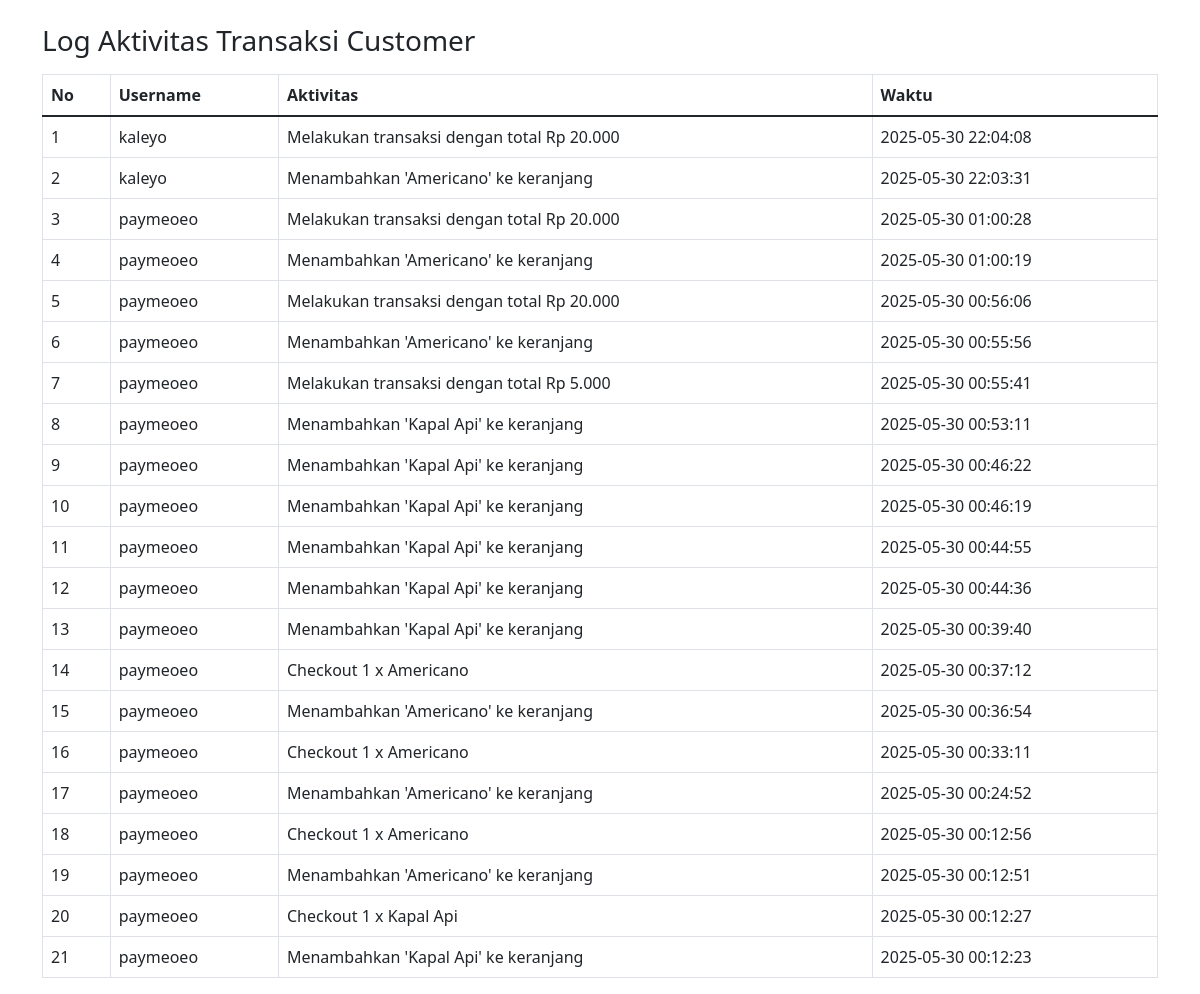
Page /admin/log_activity.php (signed in) on the committed database.
### tables this page shows
CREATE TABLE `log_activity` (
  `id_log` int(11) NOT NULL,
  `username` varchar(50) DEFAULT NULL,
  `aktivitas` text DEFAULT NULL,
  `waktu` datetime DEFAULT current_timestamp()
);

### admin/log_activity.php (the view, shortened to what this page needs)
<?php
require '../config.php';
$logs = mysqli_query($db, "SELECT * FROM log_activity ORDER BY waktu DESC");
?>
<!DOCTYPE html>
<html lang="en">
<head>
    <link href="../bootstrap-5.1.3-dist/css/bootstrap.min.css" rel="stylesheet">
</head>
<body>
<div class="container mt-4">
    <h3>Log Aktivitas Transaksi Customer</h3>
    <table class="table table-bordered mt-3">
        <thead>
            <tr>
                <th>No</th>
                <th>Username</th>
                <th>Aktivitas</th>
                <th>Waktu</th>
            </tr>
        </thead>
        <tbody>
            <?php $no = 1; while ($log = mysqli_fetch_assoc($logs)) : ?>
                <tr>
                    <td><?= $no++ ?></td>
                    <td><?= htmlspecialchars($log['username']) ?></td>
                    <td><?= htmlspecialchars($log['aktivitas']) ?></td>
                    <td><?= $log['waktu'] ?></td>
                </tr>
            <?php endwhile; ?>
        </tbody>
    </table>
</div>
</body>
</html>

### rows in the picture
log_activity: username "kaleyo", aktivitas "Melakukan transaksi dengan total Rp 20.000", waktu "2025-05-30 22:04:08"
log_activity: username "kaleyo", aktivitas "Menambahkan 'Americano' ke keranjang", waktu "2025-05-30 22:03:31"
log_activity: username "paymeoeo", aktivitas "Melakukan transaksi dengan total Rp 20.000", waktu "2025-05-30 01:00:28"
log_activity: username "paymeoeo", aktivitas "Menambahkan 'Americano' ke keranjang", waktu "2025-05-30 01:00:19"
log_activity: username "paymeoeo", aktivitas "Melakukan transaksi dengan total Rp 20.000", waktu "2025-05-30 00:56:06"
log_activity: username "paymeoeo", aktivitas "Menambahkan 'Americano' ke keranjang", waktu "2025-05-30 00:55:56"
log_activity: username "paymeoeo", aktivitas "Melakukan transaksi dengan total Rp 5.000", waktu "2025-05-30 00:55:41"
log_activity: username "paymeoeo", aktivitas "Menambahkan 'Kapal Api' ke keranjang", waktu "2025-05-30 00:53:11"
log_activity: username "paymeoeo", aktivitas "Menambahkan 'Kapal Api' ke keranjang", waktu "2025-05-30 00:46:22"
log_activity: username "paymeoeo", aktivitas "Menambahkan 'Kapal Api' ke keranjang", waktu "2025-05-30 00:46:19"
log_activity: username "paymeoeo", aktivitas "Menambahkan 'Kapal Api' ke keranjang", waktu "2025-05-30 00:44:55"
log_activity: username "paymeoeo", aktivitas "Menambahkan 'Kapal Api' ke keranjang", waktu "2025-05-30 00:44:36"
log_activity: username "paymeoeo", aktivitas "Menambahkan 'Kapal Api' ke keranjang", waktu "2025-05-30 00:39:40"
log_activity: username "paymeoeo", aktivitas "Checkout 1 x Americano", waktu "2025-05-30 00:37:12"
log_activity: username "paymeoeo", aktivitas "Menambahkan 'Americano' ke keranjang", waktu "2025-05-30 00:36:54"
log_activity: username "paymeoeo", aktivitas "Checkout 1 x Americano", waktu "2025-05-30 00:33:11"
log_activity: username "paymeoeo", aktivitas "Menambahkan 'Americano' ke keranjang", waktu "2025-05-30 00:24:52"
log_activity: username "paymeoeo", aktivitas "Checkout 1 x Americano", waktu "2025-05-30 00:12:56"
log_activity: username "paymeoeo", aktivitas "Menambahkan 'Americano' ke keranjang", waktu "2025-05-30 00:12:51"
log_activity: username "paymeoeo", aktivitas "Checkout 1 x Kapal Api", waktu "2025-05-30 00:12:27"
log_activity: username "paymeoeo", aktivitas "Menambahkan 'Kapal Api' ke keranjang", waktu "2025-05-30 00:12:23"
